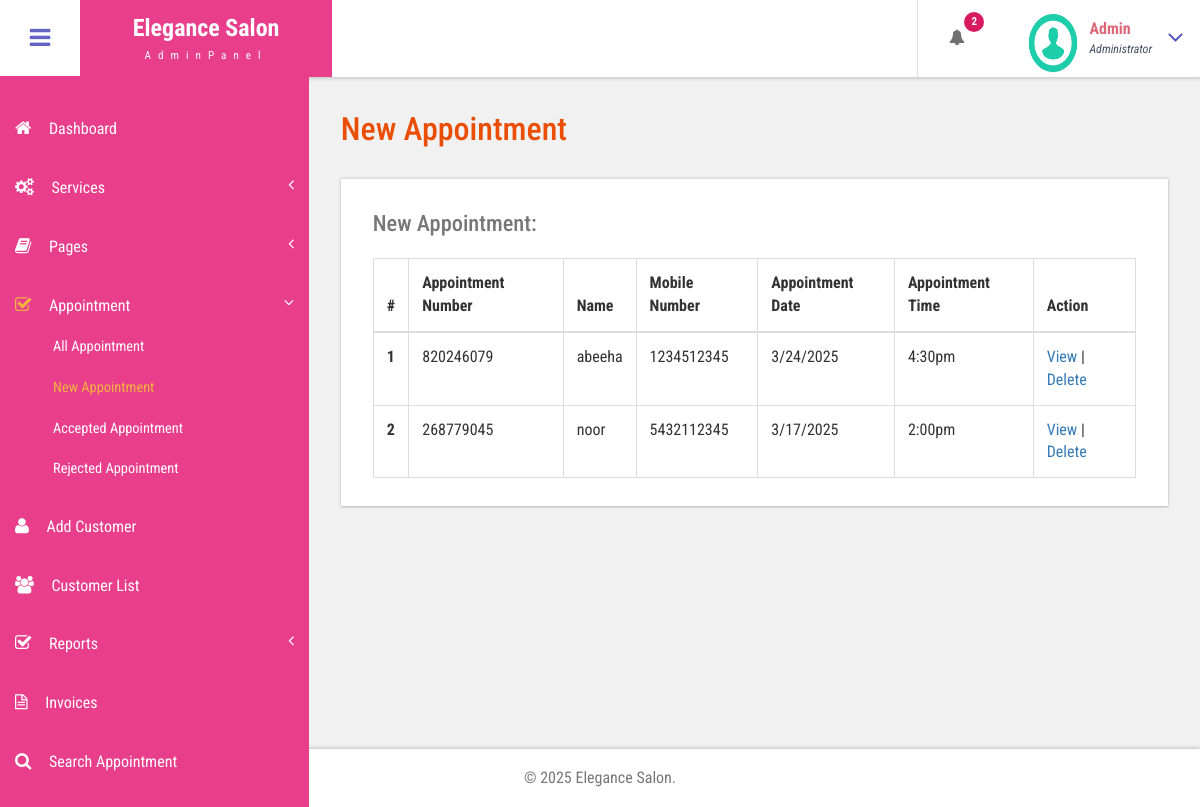
The app's page /admin/new-appointment.php (signed in) with its own data.
### tables this page shows
CREATE TABLE `tblappointment` (
  `ID` int(10) NOT NULL,
  `AptNumber` varchar(80) DEFAULT NULL,
  `Name` varchar(120) DEFAULT NULL,
  `Email` varchar(120) DEFAULT NULL,
  `PhoneNumber` bigint(11) DEFAULT NULL,
  `AptDate` varchar(120) DEFAULT NULL,
  `AptTime` varchar(120) DEFAULT NULL,
  `Services` varchar(120) DEFAULT NULL,
  `ApplyDate` timestamp NULL DEFAULT current_timestamp(),
  `Remark` varchar(250) NOT NULL,
  `Status` varchar(50) NOT NULL,
  `RemarkDate` timestamp NOT NULL DEFAULT '0000-00-00 00:00:00' ON UPDATE current_timestamp()
);

### admin/new-appointment.php (the view, shortened to what this page needs)
<?php
include('includes/dbconnection.php');
  ?>
<!DOCTYPE HTML>
<html>
<head>
<link href="css/bootstrap.css" rel='stylesheet' type='text/css' />
<link href="css/style.css" rel='stylesheet' type='text/css' />
<link href="css/font-awesome.css" rel="stylesheet">
<link href="css/animate.css" rel="stylesheet" type="text/css" media="all">
<link href="css/custom.css" rel="stylesheet">
</head>
<body class="cbp-spmenu-push">
	<div class="main-content">
		 <?php include_once('includes/sidebar.php');?>
		 <?php include_once('includes/header.php');?>
		<div id="page-wrapper">
			<div class="main-page">
				<div class="tables">
					<h3 class="title1">New Appointment</h3>
					<div class="table-responsive bs-example widget-shadow">
						<h4>New Appointment:</h4>
						<table class="table table-bordered"> <thead> <tr> <th>#</th> <th> Appointment Number</th> <th>Name</th><th>Mobile Number</th> <th>Appointment Date</th><th>Appointment Time</th><th>Action</th> </tr> </thead> <tbody>
<?php
$ret=mysqli_query($con,"select *from  tblappointment where Status=''");
$cnt=1;
while ($row=mysqli_fetch_array($ret)) {
?>
						<tr>
							<th scope="row"><?php echo $cnt;?></th>
							 <td><?php  echo $row['AptNumber'];?></td>
							  <td><?php  echo $row['Name'];?></td>
							  <td><?php  echo $row['PhoneNumber'];?></td>
							  <td><?php  echo $row['AptDate'];?></td>
							   <td><?php  echo $row['AptTime'];?></td>
							    <td>
									<a href="view-appointment.php?viewid=<?php echo $row['ID'];?>">View</a> |
									<a href="#" onclick="confirmDelete(<?php echo $row['ID']; ?>, '<?php echo $_SESSION['csrf_token']; ?>')">Delete</a>
							</td>
						</tr>   <?php
$cnt=$cnt+1;
}?></tbody> </table>
					</div>
				</div>
			</div>
		</div>
		 <?php include_once('includes/footer.php');?>
	</div>
</body>
</html>

### admin/includes/header.php (shortened to what this page needs)
<div class="sticky-header header-section ">
      <div class="header-left">
        <button id="showLeftPush"><i class="fa fa-bars"></i></button>
        <div class="logo">
          <a href="index.html">
            <h1>Elegance Salon</h1>
            <span>AdminPanel</span>
          </a>
        </div>
      </div>
      <div class="header-right">
        <div class="profile_details_left">
          <ul class="nofitications-dropdown">
            <?php
$ret1=mysqli_query($con,"select ID,Name from  tblappointment where Status=''");
$num=mysqli_num_rows($ret1);
?>
            <li class="dropdown head-dpdn">
              <a href="#" class="dropdown-toggle" data-toggle="dropdown" aria-expanded="false"><i class="fa fa-bell"></i><span class="badge blue"><?php echo $num;?></span></a>
            </li>
          </ul>
          <div class="clearfix"> </div>
        </div>
        <div class="profile_details">
        <?php
$adid=$_SESSION['bpmsaid'];
$ret=mysqli_query($con,"select AdminName from tbladmin where ID='$adid'");
$row=mysqli_fetch_array($ret);
$name=$row['AdminName'];
?>
          <ul>
            <li class="dropdown profile_details_drop">
              <a href="#" class="dropdown-toggle" data-toggle="dropdown" aria-expanded="false">
                <div class="profile_img">
                  <span class="prfil-img"><img src="images/download (1).png" alt="" width="50" height="60"> </span>
                  <div class="user-name">
                    <p><?php echo $name; ?></p>
                    <span>Administrator</span>
                  </div>
                  <i class="fa fa-angle-down lnr"></i>
                  <div class="clearfix"></div>
                </div>
              </a>
            </li>
          </ul>
        </div>
      </div>
      <div class="clearfix"> </div>
    </div>

### admin/css/style.css (style rules this page uses)
h4, h5, h6, h1, h2, h3 { margin: 0; }
ul, ol { margin: 0; }
p { margin: 0; }
html, body { font-family: 'Roboto Condensed', sans-serif; font-size: 100%; overflow-x: hidden; background: #fff; }
body a { transition: 0.5s all ease; -webkit-transition: 0.5s all ease; -moz-transition: 0.5s all ease; -o-transition: 0.5s all ease; -ms-transition: 0.5s all ease; text-decoration:none; }
h1,h2,h3,h4,h5,h6 { margin:0; }
p { margin:0; }
ul,label { margin:0; padding:0; }
.main-content { position: relative; }
.sticky-header { position: fixed; top: 0; left:0px; width: 100%; z-index: 100; }
.header-section { background:#FFF; box-shadow: 1px 1px 4px rgba(0, 0, 0, 0.21); -webkit-box-shadow: 1px 1px 4px rgba(0, 0, 0, 0.21); -moz-box-shadow: 1px 1px 4px rgba(0, 0, 0, 0.21); -o-box-shadow: 1px 1px 4px rgba(0, 0, 0, 0.21); }
.header-section::after { clear: both; display: block; content: ''; }
.header-left { float: left; width: 45%; }
.header-right { float: right; }
button#showLeftPush { font-size: 1.5em; width: 80px; padding: 0.87em 0; text-align: center; cursor: pointer; float: left; color: #6F6F6F; -moz-transition: all 0.2s ease-out 0s; -webkit-transition: all 0.2s ease-out 0s; transition: all 0.2s ease-out 0s; border: none; background-color: #fff; outline:none; }
.cbp-spmenu-push { overflow-x: hidden; position: relative; }
.cbp-spmenu, .cbp-spmenu-push { -webkit-transition: all 0.3s ease; -moz-transition: all 0.3s ease; transition: all 0.3s ease; }
.cbp-spmenu-push div#page-wrapper { margin: 0 0 0 19.3em; transition:.5s all; -webkit-transition:.5s all; -moz-transition:.5s all; }
.fa { display: inline-block; font-family: FontAwesome; font-style: normal; font-weight: normal; line-height: 1; -webkit-font-smoothing: antialiased; -moz-osx-font-smoothing: grayscale; }
.logo { background: #e83e8c; text-align: center; float: left; }
.logo a { padding: 0.9em 3.3em .7em; display: block; text-decoration: none; }
.logo a h1 { color: #fff; font-size: 1.5em; line-height: 1.2em; font-weight: 700; }
.logo a span { color: #F8F8F8; font-size: .7em; text-align: center; letter-spacing: 7px; }
.profile_details_left { float: left; }
li.dropdown.head-dpdn { display: inline-block; padding: 1.7em 0; border-left: 1px solid #E0E0E0; float: left; }
li.dropdown.head-dpdn a.dropdown-toggle { padding: 1.7em 2em; }
i.fa.fa-bell { color:#6F6F6F; }
.header-right span.badge { font-size: 11px; font-weight: bold; color: #FFF; background: #8BC34A; line-height: 15px; width: 20px; height: 20px; border-radius: 2em; -webkit-border-radius: 2em; -moz-border-radius: 2em; -o-border-radius: 2em; text-align: center; display: inline-block; position: absolute; top: 16%; padding: 2px 0 0; }
.header-right span.blue { background-color:#D81B60; }
.profile_details { float: right; }
.profile_details_drop a.dropdown-toggle { display:block; padding: 0.8em 3em 0 2em; }
.profile_img span.prfil-img { float:left; }
.user-name { float:left; margin-top:8px; margin-left:11px; height:35px; }
.profile_details ul li { list-style-type:none; position:relative; }
.profile_details li a i.fa.lnr { position: absolute; top: 34%; right: 8%; color: #4F52BA; font-size: 1.6em; }
.user-name p { font-size:1em; color:#DD6777; line-height:1em; font-weight:700; }
.user-name span { font-size: .75em; font-style: italic; color: #424f63; font-weight: normal; margin-top: .3em; }
.widget-shadow { background-color: #fff; box-shadow: 0 -1px 3px rgba(0,0,0,.12),0 1px 2px rgba(0,0,0,.24); -webkit-box-shadow: 0 -1px 3px rgba(0,0,0,.12),0 1px 2px rgba(0,0,0,.24); -moz-box-shadow: 0 -1px 3px rgba(0,0,0,.12),0 1px 2px rgba(0,0,0,.24); }
h3.title1 { font-size: 2em; color: #e94e02; margin-bottom: 0.8em; }
.table > thead > tr > th, .table > tbody > tr > th, .table > tfoot > tr > th, .table > thead > tr > td, .table > tbody > tr > td, .table > tfoot > tr > td { border-top: none; }
.tables h4 { font-size: 1.4em; margin-bottom: 1em; color: #777777; }
.tables .panel-body ,.tables .bs-example { padding: 2em 2em 0.5em; }
.tables .table > thead > tr > th, .tables .table > tbody > tr > th, .tables .table > tfoot > tr > th, .tables .table > thead > tr > td, .tables .table > tbody > tr > td, .tables .table > tfoot > tr > td { padding: 13px; border-top: 1px solid #E0E0E0; }
.bs-example { margin-top: 2em; }

### admin/css/custom.css (style rules this page uses)
#page-wrapper { padding:7em 2em 2.5em; background-color: #F1F1F1; }

### records on screen
tblappointment: AptNumber "820246079", Name "abeeha", PhoneNumber "1234512345", AptDate "3/24/2025", AptTime "4:30pm"
tblappointment: AptNumber "268779045", Name "noor", PhoneNumber "5432112345", AptDate "3/17/2025", AptTime "2:00pm"

### other values on screen
$num "2"
$name "Admin"
